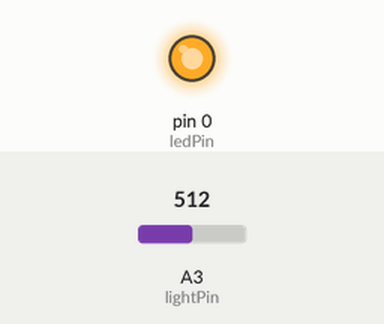
Recording of a sketch running on a simulated Arduino Uno, built with avr-gcc and run on an emulated ATmega328P. On the bench: output pins drawn as LEDs (lit = HIGH). The test bench sets the inputs (shaded band); at power-on: A3 (lightPin) = 512.

Above: at 1.2 s.
1.3 s: A3 (lightPin) set to 469
2.8 s: A3 (lightPin) set to 440
At 3.8 s:
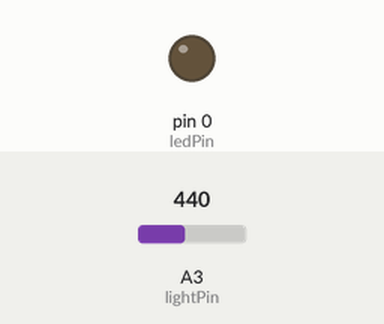
4.3 s: A3 (lightPin) set to 511
At 5.0 s:
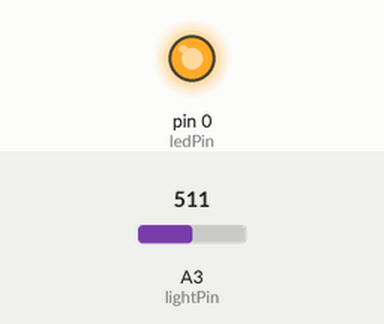
5.8 s: A3 (lightPin) set to 306
At 6.1 s:
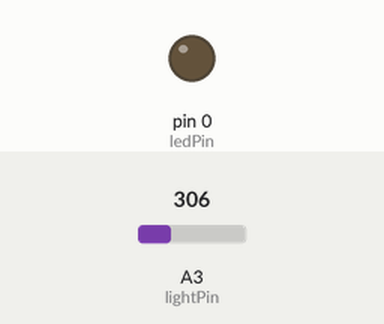
Timing chart, 0 to 8.3 s (numbered marks = the images above; inputs shaded):
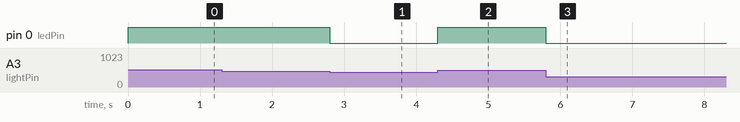

The sketch:

6_LDR-anuduino.ino
```cpp
/*@Author_Nivedita Tigadi.

 * A simple programme that will change the intensity of
 * an LED based  * on the amount of light incident on
 * the photo resistor.
 *
 */

//PhotoResistor Pin
int lightPin = 3; //the analog pin the photoresistor is
                  //connected to
                  //the photoresistor is not calibrated to any units so
                  //this is simply a raw sensor value (relative light)
//LED Pin
int ledPin = 0;   //the pin the LED is connected to
                  //we are controlling brightness so
                  //we use one of the PWM (pulse width
                  // modulation pins)
void setup()
{
  pinMode(ledPin, OUTPUT); //sets the led pin to output
}

void loop()
{
 int lightLevel = analogRead(lightPin); //Read the
                                        // lightlevel
 lightLevel = map(lightLevel, 0, 900, 0, 255);
         //adjust the value 0 to 900 to
         //span 0 to 255


 lightLevel = constrain(lightLevel, 0, 255);//make sure the
                                           //value is betwween
                                           //0 and 255
 analogWrite(ledPin, lightLevel);  //write the value
}
```

Measured:
- the behaviour switches between 452 and 451 on A3 (lightPin) (found by bisection; images 0 and 1)
- after the input at 1.3 s, every drawn part: stays the same
- after the input at 2.8 s, pin 0 (ledPin): HIGH → LOW at once
- after the input at 4.3 s, pin 0 (ledPin): LOW → HIGH at once
- after the input at 5.8 s, pin 0 (ledPin): HIGH → LOW at once
